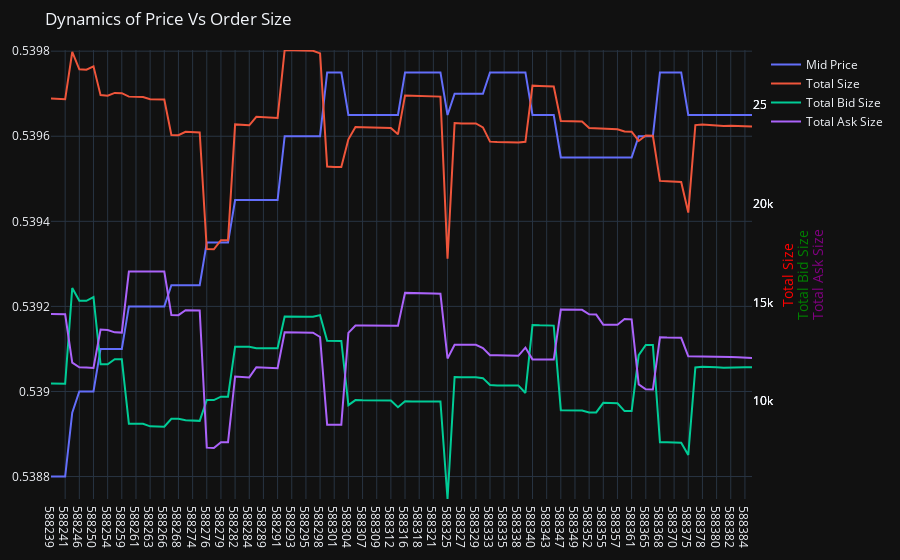

Notebook cell for this chart:
### Code cell
fig = go.Figure()

# Add trace for y1
fig.add_trace(go.Scatter(x=AggData['ID'], y=AggData['MidPrice'], name='Mid Price'))

# Combine the y-values from TotalSize, TotalBidSize, and TotalAskSize
y_values = pd.concat([AggData['TotalSize'], AggData['TotalBidSize'], AggData['TotalAskSize']])

fig.add_trace(go.Scatter(x=AggData['ID'], y=AggData['TotalSize'], name='Total Size', yaxis='y2'))
fig.add_trace(go.Scatter(x=AggData['ID'], y=AggData['TotalBidSize'], name='Total Bid Size', yaxis='y3'))
fig.add_trace(go.Scatter(x=AggData['ID'], y=AggData['TotalAskSize'], name='Total Ask Size', yaxis='y4'))
right_y_range = [y_values.min(), y_values.max()]

# Configure the right y-axes
fig.update_layout(
    yaxis2=dict(title='Total Size', titlefont=dict(color='red'), side='right', overlaying='y', showgrid=False, range=right_y_range),
    yaxis3=dict(title='Total Bid Size', titlefont=dict(color='green'), side='right', overlaying='y', showgrid=False, range=right_y_range),
    yaxis4=dict(title='Total Ask Size', titlefont=dict(color='purple'), side='right', overlaying='y', showgrid=False, range=right_y_range),
    showlegend=True
)

fig.update_layout(margin=dict(l=50, r=50, t=50, b=50), 
                    yaxis2=dict(title_standoff=10), yaxis3=dict(title_standoff=25), yaxis4=dict(title_standoff=40), 
                    template='plotly_dark', title='Dynamics of Price Vs Order Size',)

# Show the chart
fig.show()
